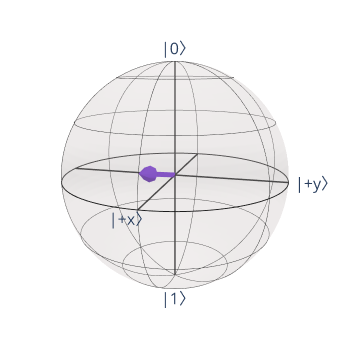

The cell this chart's notebook holds for it:
### Code cell
sv = Statevector(qc)

bloch_sphere(vectors=sv)
